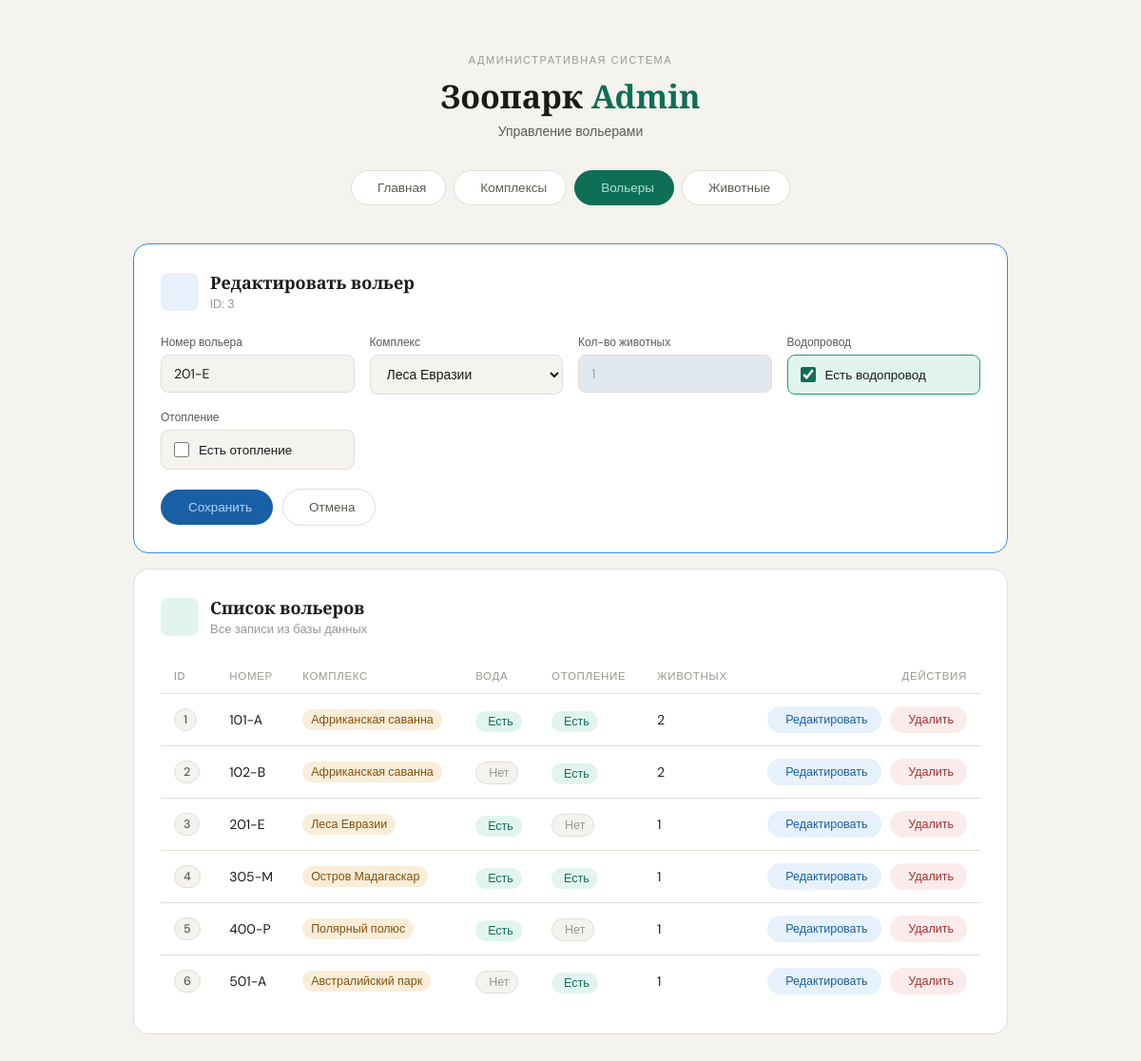
The page /rooms.php?action=edit&id=3 on the database its author committed.
### tables this page shows
CREATE TABLE `rooms` (
  `id_room` int(11) NOT NULL,
  `room_number` varchar(45) NOT NULL,
  `has_water` tinyint(1) NOT NULL,
  `has_heating` tinyint(1) NOT NULL,
  `id_complexes` int(11) NOT NULL,
  `total_animals` int(11) NOT NULL
);

CREATE TABLE `complexes` (
  `id_complexes` int(11) NOT NULL,
  `complex_name` varchar(45) NOT NULL
);

### rooms.php (the view, shortened to what this page needs)
<?php
require_once 'login.php';
try {
    $pdo = new PDO($attr, $user, $pass, $opts);
    $edit_row = null;
    if (isset($_GET['action']) && $_GET['action'] === 'edit' && isset($_GET['id'])) {
        $edit_id = (int)$_GET['id'];
        $stmt = $pdo->prepare("SELECT * FROM rooms WHERE id_room = ?");
        $stmt->execute([$edit_id]);
        $edit_row = $stmt->fetch();
    }
    $complexes_res = $pdo->query("SELECT * FROM complexes ORDER BY complex_name");
    $complexes = $complexes_res->fetchAll();
    $query = "SELECT r.*, c.complex_name
              FROM rooms r
              LEFT JOIN complexes c ON r.id_complexes = c.id_complexes
              ORDER BY r.id_room ASC";
    $result = $pdo->query($query);
} catch (PDOException $e) {
    die("Ошибка СУБД: " . $e->getMessage());
}
?>
<!DOCTYPE html>
<html lang="ru">
<head>
    <link rel="stylesheet" href="https://cdn.jsdelivr.net/npm/@tabler/icons-webfont@latest/dist/tabler-icons.min.css">
</head>
<body>
<header class="site-header">
    <div class="eyebrow">Административная система</div>
    <h1 class="site-title">Зоопарк <em>Admin</em></h1>
    <p class="site-sub">Управление вольерами</p>
</header>
<nav>
    <a href="index.php"     class="nav-btn"><i class="ti ti-layout-dashboard"></i> Главная</a>
    <a href="complexes.php" class="nav-btn"><i class="ti ti-building-estate"></i> Комплексы</a>
    <a href="rooms.php"     class="nav-btn active"><i class="ti ti-door"></i> Вольеры</a>
    <a href="animals.php"   class="nav-btn"><i class="ti ti-paw"></i> Животные</a>
</nav>
<main class="content">
    <?php if ($edit_row): ?>
    <div class="card card-edit">
        <div class="card-header">
            <div class="card-icon icon-blue"><i class="ti ti-edit"></i></div>
            <div>
                <div class="card-title">Редактировать вольер</div>
                <div class="card-subtitle">ID: <?= htmlspecialchars($edit_row['id_room']) ?></div>
            </div>
        </div>
        <form method="POST" action="rooms.php">
            <div class="form-grid">
                <div class="field-group">
                    <label class="field-label">Номер вольера</label>
                    <input class="field-input blue" type="text" name="room_number"
                           value="<?= htmlspecialchars($edit_row['room_number']) ?>" required>
                </div>
                <div class="field-group">
                    <label class="field-label">Комплекс</label>
                    <select class="field-input blue" name="id_complexes" required>
                        <?php foreach ($complexes as $c): ?>
                            <option value="<?= $c['id_complexes'] ?>" <?= $c['id_complexes'] == $edit_row['id_complexes'] ? 'selected' : '' ?>>
                                <?= htmlspecialchars($c['complex_name']) ?>
                            </option>
                        <?php endforeach; ?>
                    </select>
                </div>
                <div class="field-group">
<label class="field-label">Кол-во животных</label>
<input class="field-input blue" type="text" value="<?= htmlspecialchars($edit_row['total_animals']) ?>" disabled style="background-color: #e2e8f0; color: #94a3b8; cursor: not-allowed;">
</div>
                <div class="toggle-group">
                    <span class="toggle-label-top">Водопровод</span>
                    <label class="toggle-row">
                        <input type="checkbox" name="has_water" value="1" <?= $edit_row['has_water'] ? 'checked' : '' ?>>
                        <span>Есть водопровод</span>
                    </label>
                </div>
                <div class="toggle-group">
                    <span class="toggle-label-top">Отопление</span>
                    <label class="toggle-row">
                        <input type="checkbox" name="has_heating" value="1" <?= $edit_row['has_heating'] ? 'checked' : '' ?>>
                        <span>Есть отопление</span>
                    </label>
                </div>
            </div>
            <div class="form-actions">
                <button type="submit" name="edit_room" class="btn-submit btn-submit-blue">
                    <i class="ti ti-device-floppy"></i> Сохранить
                </button>
                <a href="rooms.php" class="btn-cancel">
                    <i class="ti ti-x"></i> Отмена
                </a>
            </div>
        </form>
    </div>
    <?php endif; ?>
    <div class="card">
        <div class="card-header">
            <div class="card-icon icon-green"><i class="ti ti-door"></i></div>
            <div>
                <div class="card-title">Список вольеров</div>
                <div class="card-subtitle">Все записи из базы данных</div>
            </div>
        </div>
        <div class="table-wrap">
            <table>
                <thead>
                    <tr>
                        <th>ID</th>
                        <th>Номер</th>
                        <th>Комплекс</th>
                        <th>Вода</th>
                        <th>Отопление</th>
                        <th>Животных</th>
                        <th>Действия</th>
                    </tr>
                </thead>
                <tbody>
                    <?php $has_rows = false; while ($row = $result->fetch()): $has_rows = true; ?>
                        <tr>
                            <td><span class="id-badge"><?= htmlspecialchars($row['id_room']) ?></span></td>
                            <td><?= htmlspecialchars($row['room_number']) ?></td>
                            <td>
                                <span class="complex-tag"><?= htmlspecialchars($row['complex_name'] ?? 'Не указан') ?></span>
                            </td>
                            <td>
                                <?php if ($row['has_water']): ?>
                                    <span class="bool-yes"><i class="ti ti-check"></i> Есть</span>
                                <?php else: ?>
                                    <span class="bool-no"><i class="ti ti-minus"></i> Нет</span>
                                <?php endif; ?>
                            </td>
                            <td>
                                <?php if ($row['has_heating']): ?>
                                    <span class="bool-yes"><i class="ti ti-check"></i> Есть</span>
                                <?php else: ?>
                                    <span class="bool-no"><i class="ti ti-minus"></i> Нет</span>
                                <?php endif; ?>
                            </td>
                            <td><?= htmlspecialchars($row['total_animals']) ?></td>
                            <td>
                                <a href="rooms.php?action=edit&id=<?= $row['id_room'] ?>" class="action-btn btn-edit-row">
                                    <i class="ti ti-edit"></i> Редактировать
                                </a>
                                <a href="rooms.php?delete_id=<?= $row['id_room'] ?>"
                                   class="action-btn btn-delete-row"
                                   onclick="return confirm('Удалить вольер №<?= htmlspecialchars($row['room_number']) ?>?')">
                                    <i class="ti ti-trash"></i> Удалить
                                </a>
                            </td>
                        </tr>
                    <?php endwhile; ?>
                </tbody>
            </table>
        </div>
    </div>
</main>
</body>
</html>

### rows shown on the page
rooms: id_room "3", room_number "201-E", id_complexes "Леса Евразии", total_animals "1", has_water "☑", id_complexes.complex_name "Леса Евразии", shows "Есть", shows "Нет"
rooms: id_room "1", room_number "101-A", id_complexes.complex_name "Африканская саванна", has_water "Есть", has_heating "Есть", total_animals "2"
rooms: id_room "2", room_number "102-B", id_complexes.complex_name "Африканская саванна", has_water "Нет", has_heating "Есть", total_animals "2"
rooms: id_room "4", room_number "305-M", id_complexes.complex_name "Остров Мадагаскар", has_water "Есть", has_heating "Есть", total_animals "1"
rooms: id_room "5", room_number "400-P", id_complexes.complex_name "Полярный полюс", has_water "Есть", has_heating "Нет", total_animals "1"
rooms: id_room "6", room_number "501-A", id_complexes.complex_name "Австралийский парк", has_water "Нет", has_heating "Есть", total_animals "1"
